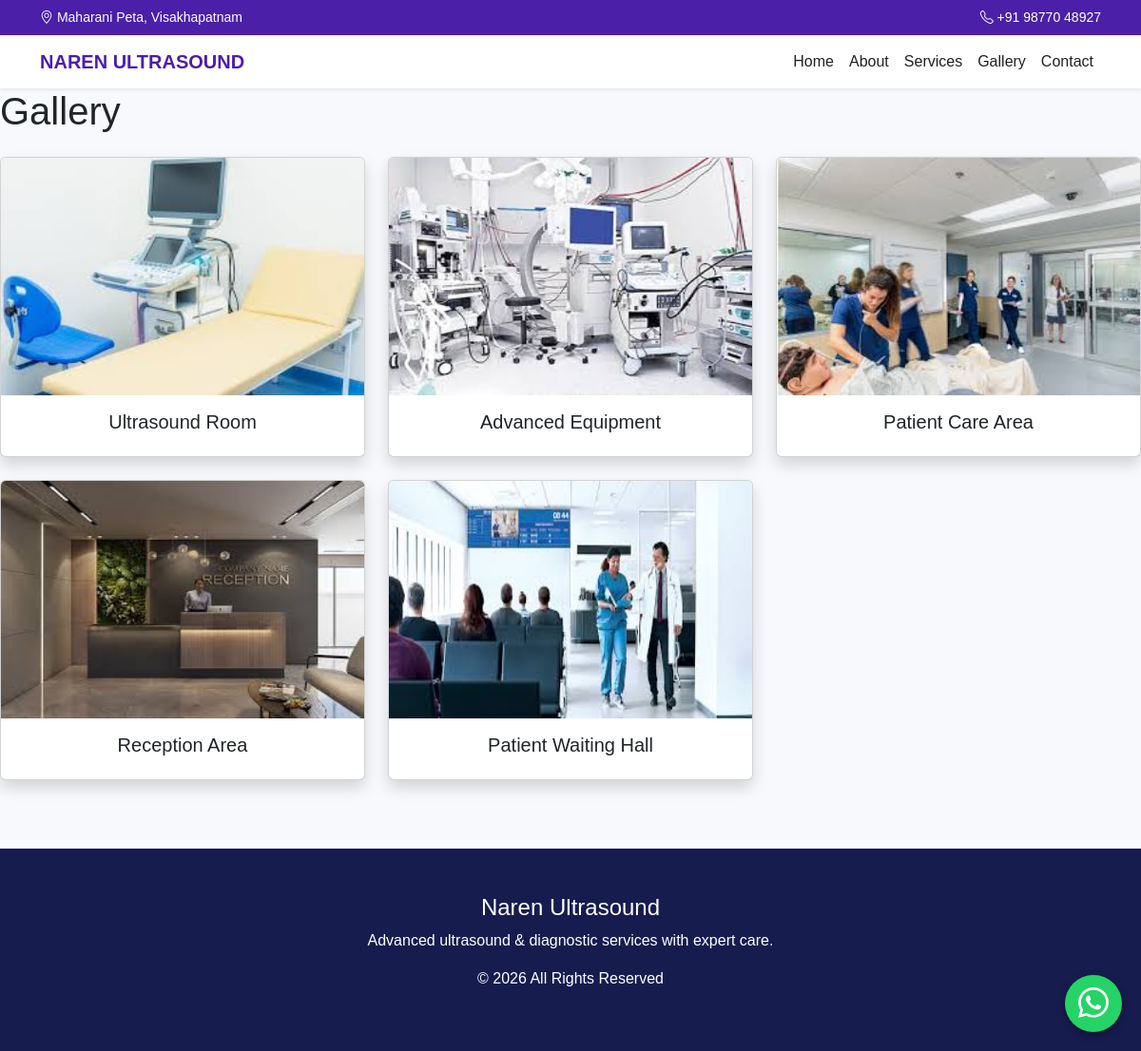
Page /gallery/ on the committed database.
### website/models.py (models this page shows, shortened)
class Gallery(models.Model):
    title = models.CharField(max_length=200)
    image = models.ImageField(upload_to='gallery/')

### website/views.py (the view)
# urls.py: path('gallery/', views.gallery, name='gallery'),
def gallery(request):
    gallery = Gallery.objects.all()
    return render(request, 'gallery.html', {'gallery': gallery})

### website/templates/gallery.html
{% extends 'base.html' %}
{% block content %}
<h1 class="mb-4">Gallery</h1>
<div class="row">
    {% for item in gallery %}
    <div class="col-md-4 mb-4">
        <div class="card shadow">
            <img src="{{ item.image.url }}" class="card-img-top" height="250">
            <div class="card-body text-center">
                <h5>{{ item.title }}</h5>
            </div>
        </div>
    </div>
    {% endfor %}
</div>
{% endblock %}

### website/static/css/style.css (style rules this page uses)
body { font-family: Arial, sans-serif; background-color: #f8f9fc; }

### rows in the picture
Gallery: image (picture), title "Ultrasound Room"
Gallery: image (picture), title "Advanced Equipment"
Gallery: image (picture), title "Patient Care Area"
Gallery: image (picture), title "Reception Area"
Gallery: image (picture), title "Patient Waiting Hall"
